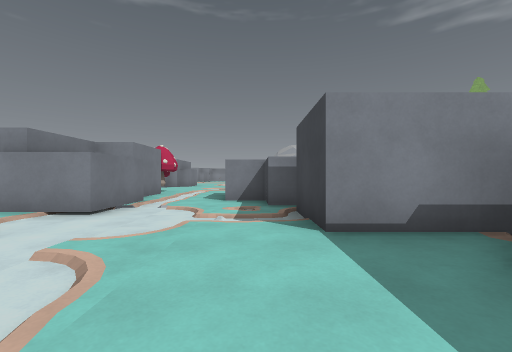
View 1 (above)

24 first-person views from a walk through a Godot game level. The camera is 1.2 m above the floor, looks level and sees 90° across. The floor is counted in squares, 2 m on a side. Each view is taken from the middle of a square. On the plan, view 1 faces up. The plan holds only what a view shows up to about 9 squares ahead; the rest is blank. The place goes on beyond the plan. Characters and animated objects are left out. Surface patterns are stand-ins for the level's own textures.

View 2
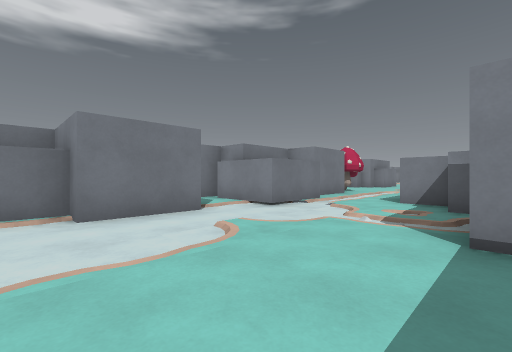

View 3
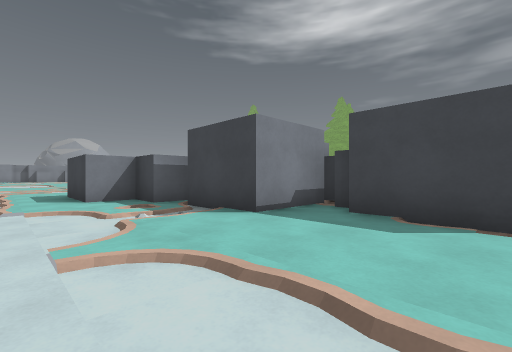

View 4
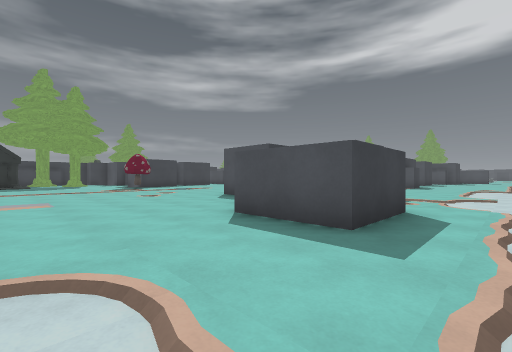

View 5
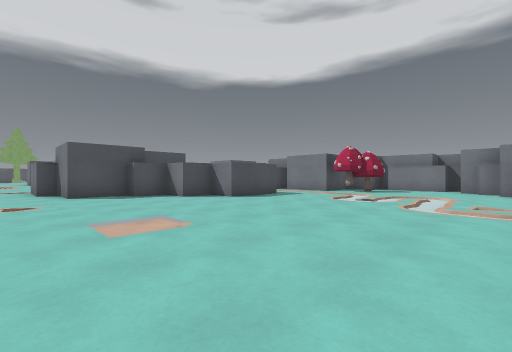

View 6
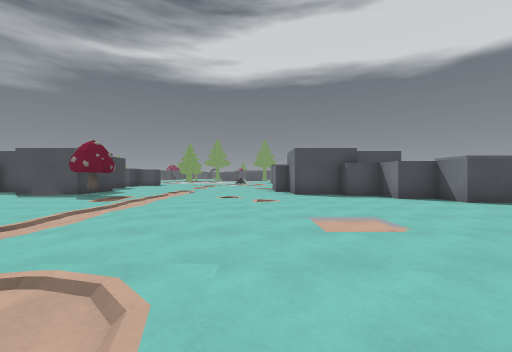

View 7
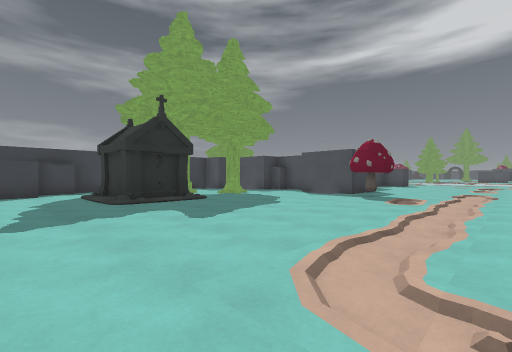

View 8
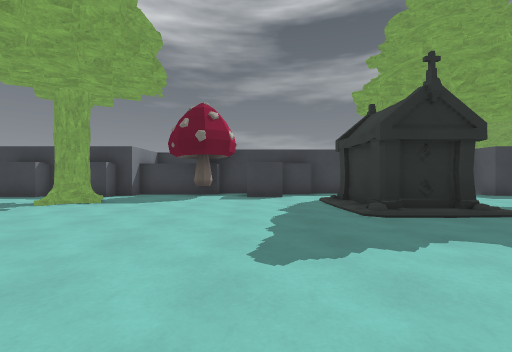

View 9
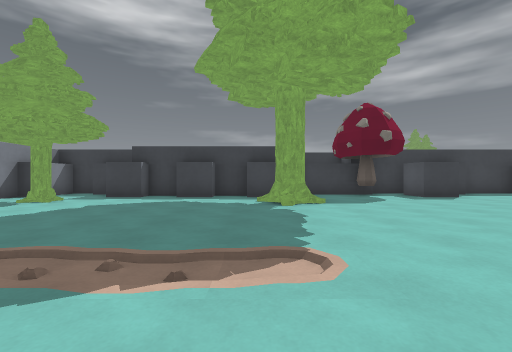

View 10
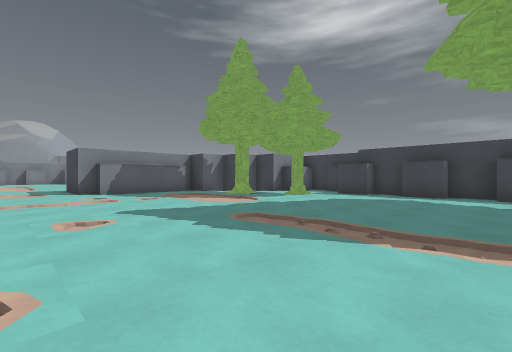

View 11
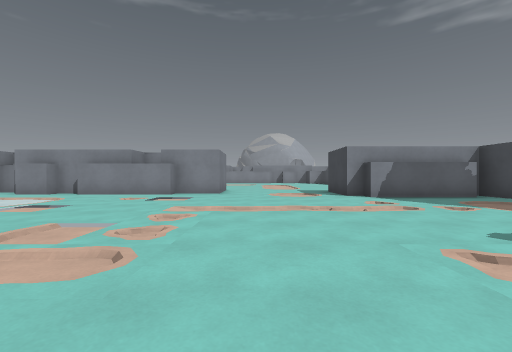

View 12
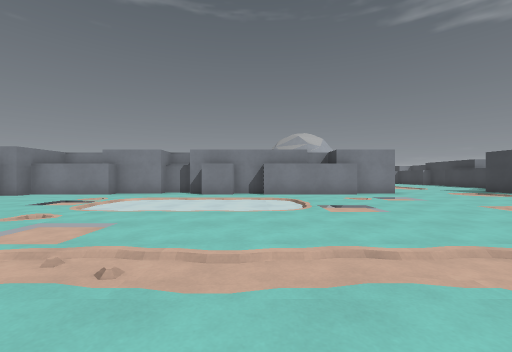

View 13
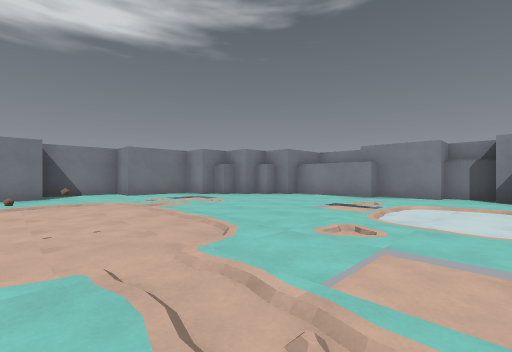

View 14
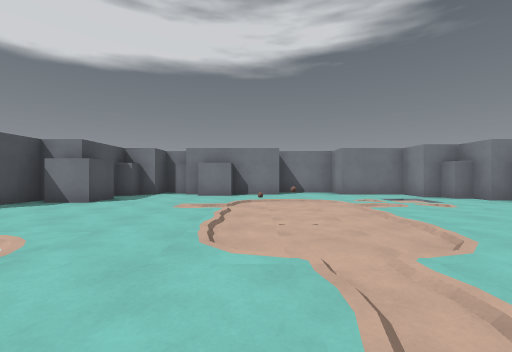

View 15
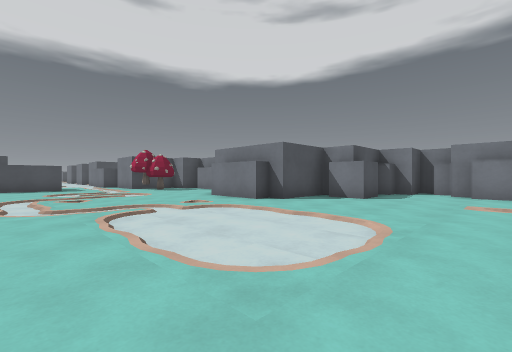

View 16
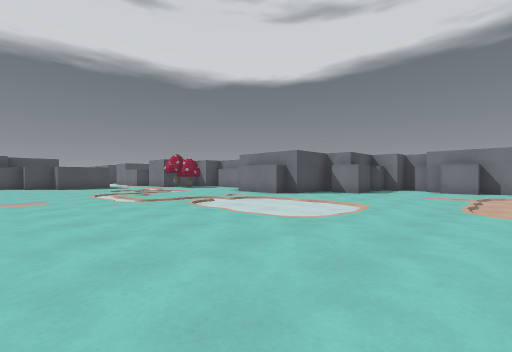

View 17
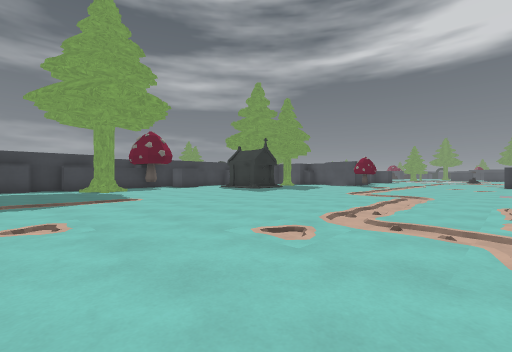

View 18
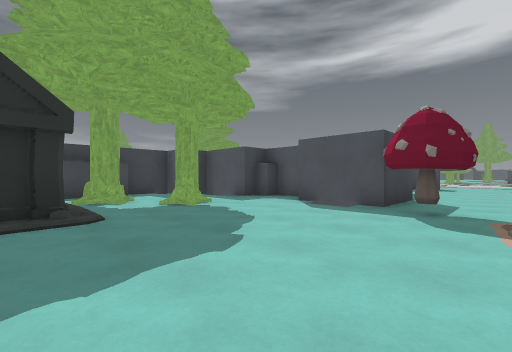

View 19
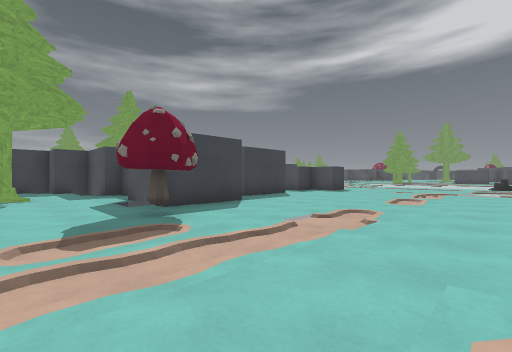

View 20
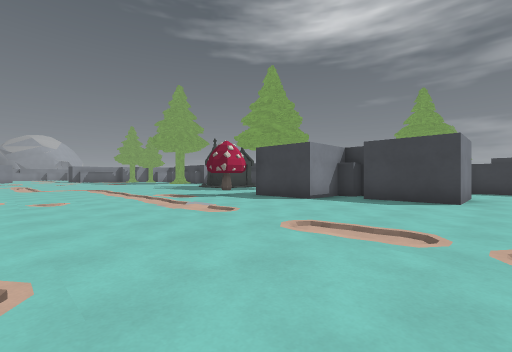

View 21
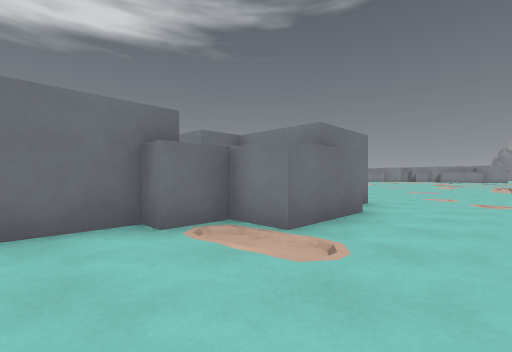

View 22
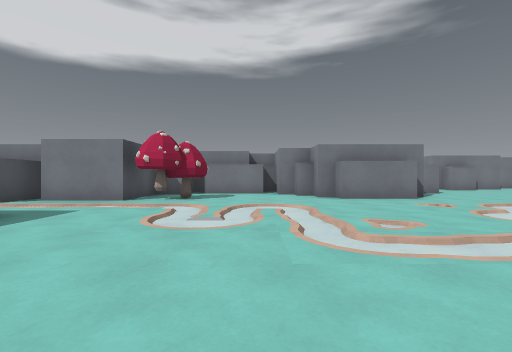

View 23
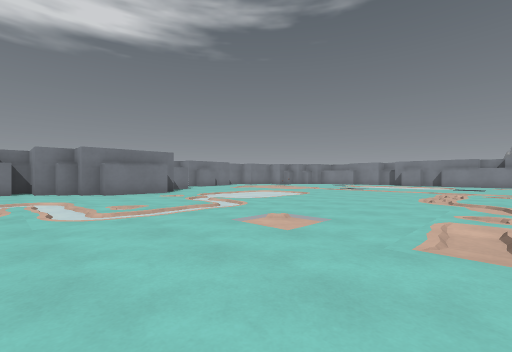

View 24
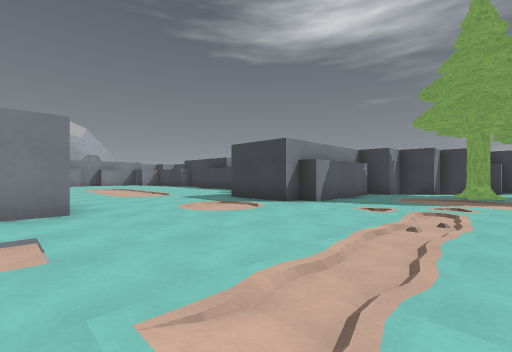

### Floor plan
Key: @ floor where view 1 was taken; # wall or solid block; . floor; / step, stairs or slope; T pine tree; O other object.
Columns run from 10 left of view 1 to 19 right of it. Each row starts with its distance up from view 1.
 30     #####.#######....#
 29    ##................#####
 28   ##.....................##
 27  ##.......................##
 26  #.......................T.###
 25 ##......................./...#
 24 #.........................T..#
 23 #...........................##
 22 ##.....O....................#
 21  ##.........................#
 20 ##..........................#
 19 #.........................T.#
 18 #####.....................T.##
 17    #.........................#
 16    ####.....................##
 15      ##......................#
 14     ##......................##
 13    ##........................#
 12    ##...................###..#
 11     #...................#   .#
 10     ..#.................///..#
  9     #.#...................TT.#
  8     ###...##.............T...#
  7       #...###................#
  6       ##..####.......###...###
  5     ####..## ##.......##..##
  4     #......#  ##......#####
  3       .....#####........#
  2       #......##........##
  1       #.....##.........##...#
  0       #...@.##..............#

Positions as (right, up) in squares from view 1, and headings:
1: (0, 0), facing up
2: (1, 0), facing up-left
3: (-2, 0), facing up-right
4: (-2, 11), facing down-right
5: (6, 14), facing down-left
6: (6, 14), facing down
7: (8, 14), facing down-right
8: (10, 14), facing right
9: (10, 19), facing right
10: (9, 19), facing up-right
11: (8, 21), facing up
12: (2, 21), facing up
13: (0, 22), facing up-left
14: (0, 22), facing left
15: (1, 21), facing down-left
16: (3, 22), facing down-left
17: (5, 21), facing down-right
18: (10, 11), facing down-right
19: (7, 8), facing down-right
20: (6, 0), facing up-right
21: (7, 0), facing up-left
22: (3, 12), facing left
23: (5, 12), facing up-left
24: (6, 25), facing up-right
